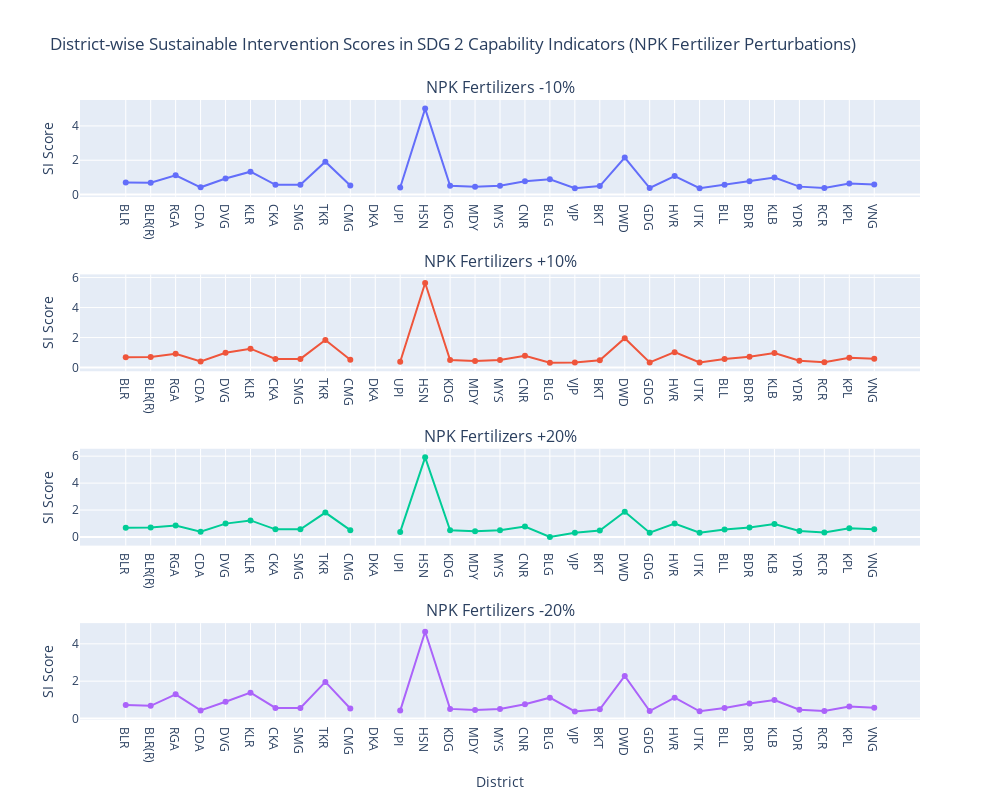

The cell this chart's notebook holds for it:
### Code cell
from plotly.subplots import make_subplots
import plotly.graph_objects as go

fig = make_subplots(rows=4, cols=1, subplot_titles=['NPK Fertilizers -10%', 'NPK Fertilizers +10%', 'NPK Fertilizers +20%', 'NPK Fertilizers -20%'])

for i, col in enumerate(['Sustainability_-10', 'Sustainability_10', 'Sustainability_20', 'Sustainability_-20'], start=1):
    fig.add_trace(go.Scatter(x=sustainability_scores['District'], y=sustainability_scores[col], mode='lines+markers', name=col, showlegend=False), row=i, col=1)

fig.update_xaxes(title_text="District", row=4, col=1)
fig.update_yaxes(title_text="SI Score", col=1)

fig.update_layout(height=800, width=1000, title_text="District-wise Sustainable Intervention Scores in SDG 2 Capability Indicators (NPK Fertilizer Perturbations)")

fig.show()

### Figure 1 — Plotly figure (JSON) as saved in the notebook; plotly's stock layout.template omitted (floating-point values rounded to 4 significant figures)
{"data": [{"mode": "lines+markers", "name": "Sustainability_-10", "showlegend": false, "type": "scatter", "x": ["BLR", "BLR(R)", "RGA", "CDA", "DVG", "KLR", "CKA", "SMG", "TKR", "CMG", "DKA", "UPI", "HSN", "KDG", "MDY", "MYS", "CNR", "BLG", "VJP", "BKT", "DWD", "GDG", "HVR", "UTK", "BLL", "BDR", "KLB", "YDR", "RCR", "KPL", "VNG"], "xaxis": "x", "y": [0.7061, 0.6847, 1.118, 0.4211, 0.9361, 1.331, 0.5662, 0.5688, 1.912, 0.5308, null, 0.4113, 5.01, 0.5122, 0.4546, 0.5075, 0.7717, 0.8882, 0.3637, 0.4915, 2.156, 0.3796, 1.081, 0.3675, 0.5652, 0.7757, 0.9861, 0.4601, 0.3821, 0.6435, 0.5798], "yaxis": "y"}, {"mode": "lines+markers", "name": "Sustainability_10", "showlegend": false, "type": "scatter", "x": ["BLR", "BLR(R)", "RGA", "CDA", "DVG", "KLR", "CKA", "SMG", "TKR", "CMG", "DKA", "UPI", "HSN", "KDG", "MDY", "MYS", "CNR", "BLG", "VJP", "BKT", "DWD", "GDG", "HVR", "UTK", "BLL", "BDR", "KLB", "YDR", "RCR", "KPL", "VNG"], "xaxis": "x2", "y": [0.6877, 0.6958, 0.9211, 0.4028, 0.9833, 1.257, 0.5678, 0.577, 1.842, 0.5159, null, 0.3909, 5.639, 0.5064, 0.4421, 0.5024, 0.7808, 0.3262, 0.3322, 0.4885, 1.958, 0.3434, 1.027, 0.3336, 0.5634, 0.7226, 0.9748, 0.4502, 0.355, 0.6475, 0.5813], "yaxis": "y2"}, {"mode": "lines+markers", "name": "Sustainability_20", "showlegend": false, "type": "scatter", "x": ["BLR", "BLR(R)", "RGA", "CDA", "DVG", "KLR", "CKA", "SMG", "TKR", "CMG", "DKA", "UPI", "HSN", "KDG", "MDY", "MYS", "CNR", "BLG", "VJP", "BKT", "DWD", "GDG", "HVR", "UTK", "BLL", "BDR", "KLB", "YDR", "RCR", "KPL", "VNG"], "xaxis": "x3", "y": [0.6801, 0.7, 0.8583, 0.3936, 0.9952, 1.231, 0.5683, 0.5797, 1.815, 0.5084, null, 0.3806, 5.912, 0.5035, 0.4358, 0.4994, 0.7819, 0, 0.3164, 0.487, 1.875, 0.3249, 1.006, 0.3167, 0.5622, 0.6993, 0.9701, 0.4452, 0.3415, 0.6486, 0.5817], "yaxis": "y3"}, {"mode": "lines+markers", "name": "Sustainability_-20", "showlegend": false, "type": "scatter", "x": ["BLR", "BLR(R)", "RGA", "CDA", "DVG", "KLR", "CKA", "SMG", "TKR", "CMG", "DKA", "UPI", "HSN", "KDG", "MDY", "MYS", "CNR", "BLG", "VJP", "BKT", "DWD", "GDG", "HVR", "UTK", "BLL", "BDR", "KLB", "YDR", "RCR", "KPL", "VNG"], "xaxis": "x4", "y": [0.7179, 0.6773, 1.296, 0.4303, 0.8988, 1.385, 0.5649, 0.5627, 1.961, 0.5381, null, 0.4216, 4.649, 0.5152, 0.4608, 0.5093, 0.7625, 1.114, 0.3794, 0.4929, 2.28, 0.3971, 1.115, 0.3844, 0.5656, 0.8075, 0.9932, 0.4651, 0.3956, 0.6404, 0.5785], "yaxis": "y4"}], "layout": {"annotations": [{"font": {"size": 16}, "showarrow": false, "text": "NPK Fertilizers -10%", "x": 0.5, "xanchor": "center", "xref": "paper", "y": 1, "yanchor": "bottom", "yref": "paper"}, {"font": {"size": 16}, "showarrow": false, "text": "NPK Fertilizers +10%", "x": 0.5, "xanchor": "center", "xref": "paper", "y": 0.7188, "yanchor": "bottom", "yref": "paper"}, {"font": {"size": 16}, "showarrow": false, "text": "NPK Fertilizers +20%", "x": 0.5, "xanchor": "center", "xref": "paper", "y": 0.4375, "yanchor": "bottom", "yref": "paper"}, {"font": {"size": 16}, "showarrow": false, "text": "NPK Fertilizers -20%", "x": 0.5, "xanchor": "center", "xref": "paper", "y": 0.1562, "yanchor": "bottom", "yref": "paper"}], "height": 800, "title": {"text": "District-wise Sustainable Intervention Scores in SDG 2 Capability Indicators (NPK Fertilizer Perturbations)"}, "width": 1000, "xaxis": {"anchor": "y", "domain": [0, 1]}, "xaxis2": {"anchor": "y2", "domain": [0, 1]}, "xaxis3": {"anchor": "y3", "domain": [0, 1]}, "xaxis4": {"anchor": "y4", "domain": [0, 1], "title": {"text": "District"}}, "yaxis": {"anchor": "x", "domain": [0.8438, 1], "title": {"text": "SI Score"}}, "yaxis2": {"anchor": "x2", "domain": [0.5625, 0.7188], "title": {"text": "SI Score"}}, "yaxis3": {"anchor": "x3", "domain": [0.2812, 0.4375], "title": {"text": "SI Score"}}, "yaxis4": {"anchor": "x4", "domain": [0, 0.1562], "title": {"text": "SI Score"}}}}
